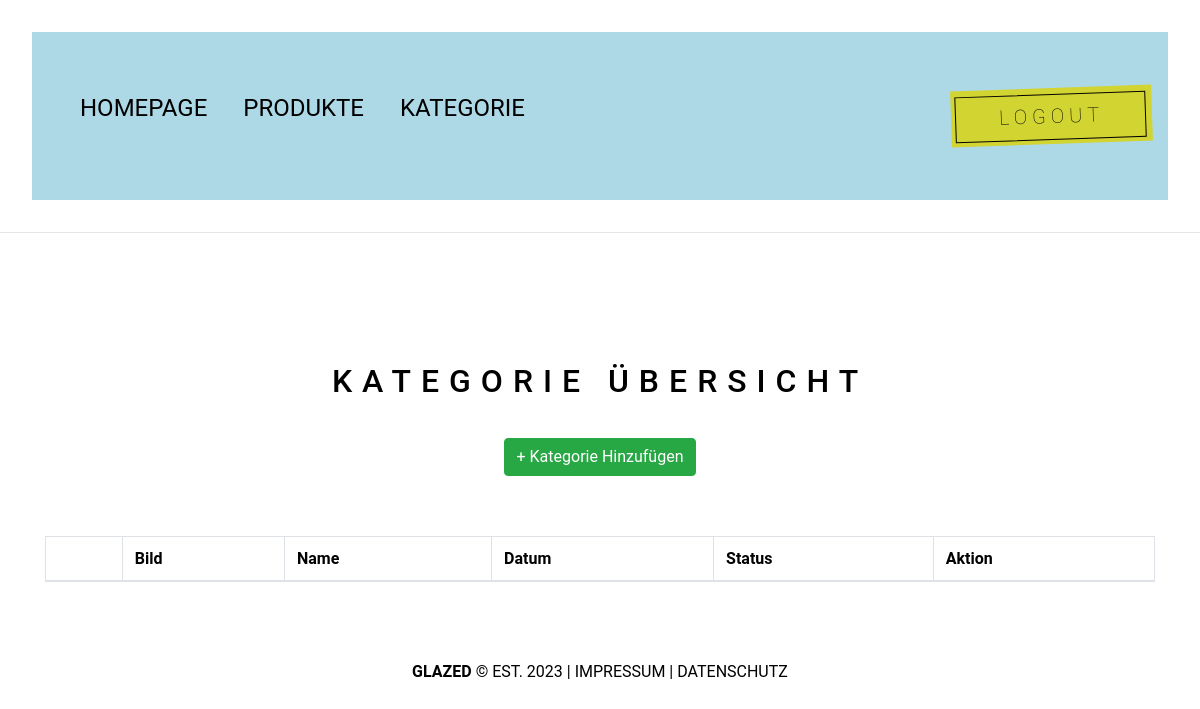
/BACKEND/root/admin/pages/view_category.php?status=true (signed in), run on an earlier commit of the app's database.
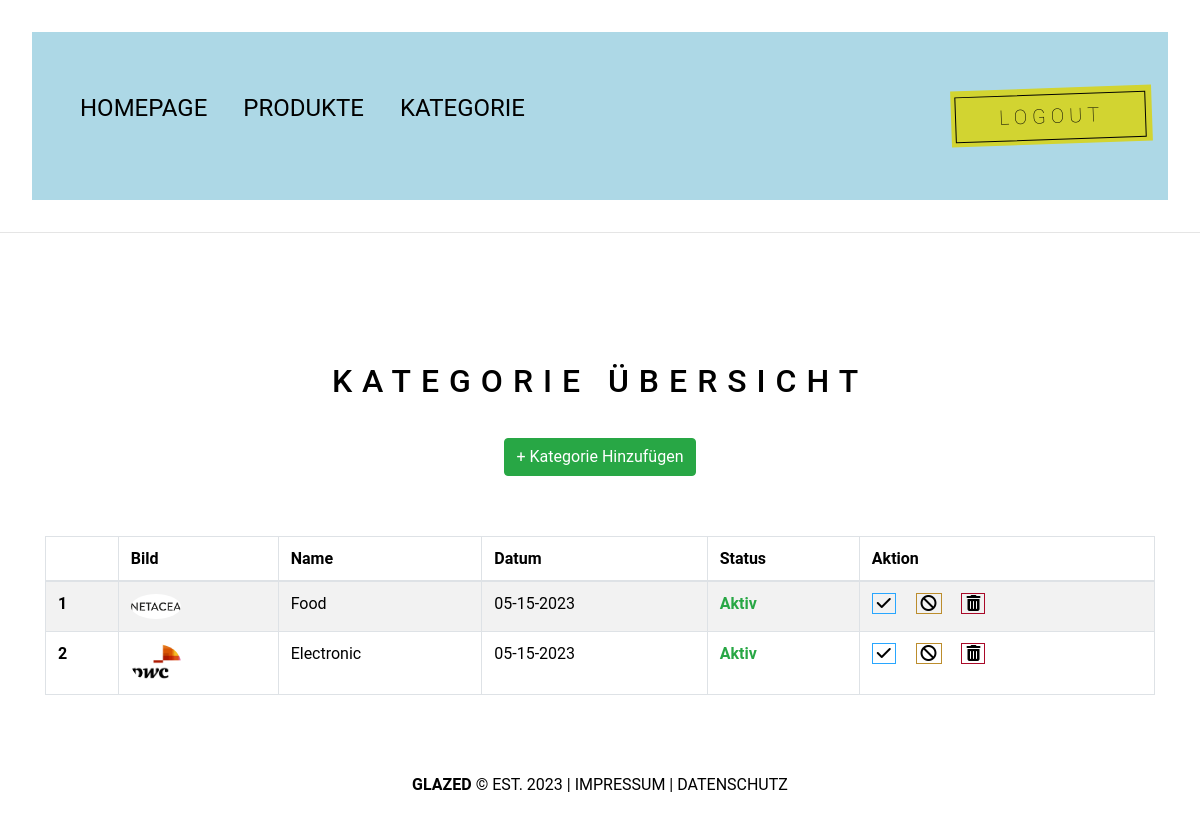
And on a later commit of the database.
### tables this page shows
CREATE TABLE `category` (
  `id` int(11) NOT NULL,
  `name` varchar(225) NOT NULL,
  `img` varchar(225) NOT NULL,
  `date` varchar(2225) NOT NULL,
  `status` varchar(225) NOT NULL
);

### BACKEND/root/admin/pages/view_category.php (the view, shortened to what this page needs)
<?php
include "functions.php";
include "header.php";
?>
<link rel="stylesheet" href="https://cdnjs.cloudflare.com/ajax/libs/twitter-bootstrap/4.5.2/css/bootstrap.css">
<link rel="stylesheet" href="https://cdn.datatables.net/1.13.4/css/dataTables.bootstrap4.min.css">
<h2 style="text-align:center;">KATEGORIE ÜBERSICHT</h2>
<div style="text-align: center; margin-bottom: 60px;">
    <a href="category.php" class="btn btn-success">+ Kategorie Hinzufügen</a>
</div>
<div class="container">
    <div class="row">
        <div class="col-12">
        <table id="example" class="table table-striped table-bordered" style="width:100%">
        <thead>
            <tr>
                <th></th>
                <th>Bild</th>
                <th>Name</th>
                <th>Datum</th>
                <th>Status</th>
                <th>Aktion</th>
            </tr>
        </thead>
        <tbody>
            <?php
                $sn = 1;
                $sql = "SELECT * FROM `category` ORDER BY `id` DESC";
                $result = $db_connect->query($sql);
                if ($result->num_rows > 0) {
                    while($row = $result->fetch_assoc()) {
                        $status = $row['status'];
                        if($status == "1"){
                            $status = "<b class='text-success'>Aktiv</b>";
                        }else{
                            $status = "<b class='text-danger'>Blockiert</b>";
                        }
                        echo '
                        <tr>
                                <th>'.$sn.'</th>
                                <td><img src="../../assets/img/category/'.$row['img'].'" style="width:50px;  border-radius:50%;"></td>
                                <td>'.$row['name'].'</td>
                                <td>'.$row['date'].'</td>
                                <td>'.$status.'</td>
                                <td>
                                    <a href="category_status.php?status=1&id='.$row['id'].'" style="border:solid 1px #28a6ff;">&nbsp;<i class="fa fa-check"></i>&nbsp;</a> &nbsp; &nbsp;
                                    <a href="category_status.php?status=0&id='.$row['id'].'" style="border:solid 1px #bc8d2d; color:#bc8d2d;">&nbsp;<i class="fa fa-ban"></i>&nbsp;</a> &nbsp; &nbsp;
                                    <a href="delete_category.php?id='.$row['id'].'&img='.$row['img'].'" style="border:solid 1px #a90928; color:#a90928;">&nbsp;<i class="fa fa-trash"></i>&nbsp;</a>
                                </td>
                        </tr>
                        ';
                    $sn++;}
                }
            ?>
        </tbody>
    </table>
        </div>
    </div>
</div>
<div class="text-center">
<?php
include "footer.php";
?></div>

What changed in the data, as far as the page shows it:
added category: img (picture), name "Food", date "05-15-2023", status "Aktiv"
added category: img (picture), name "Electronic", date "05-15-2023", status "Aktiv"
